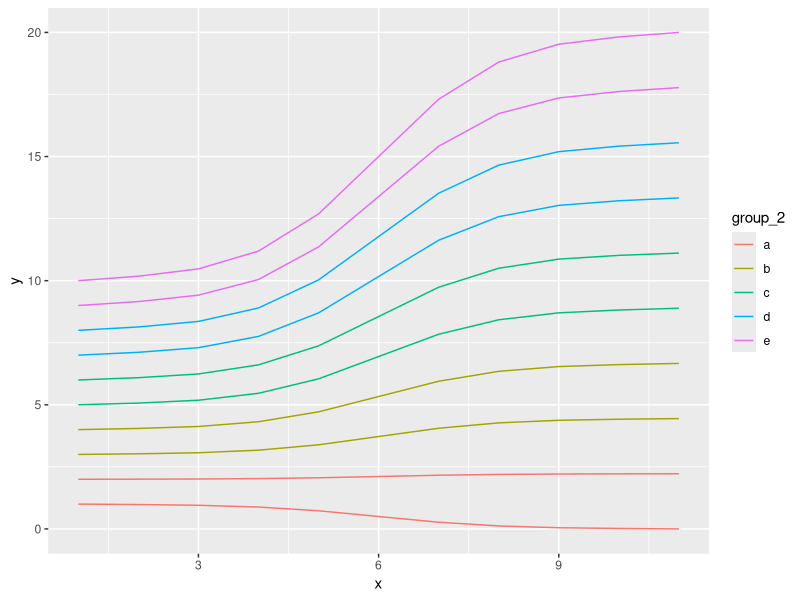
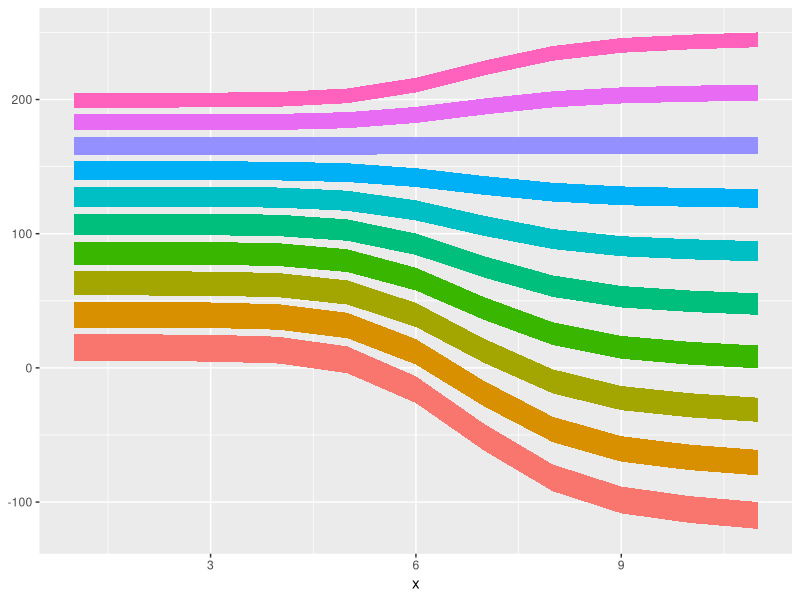
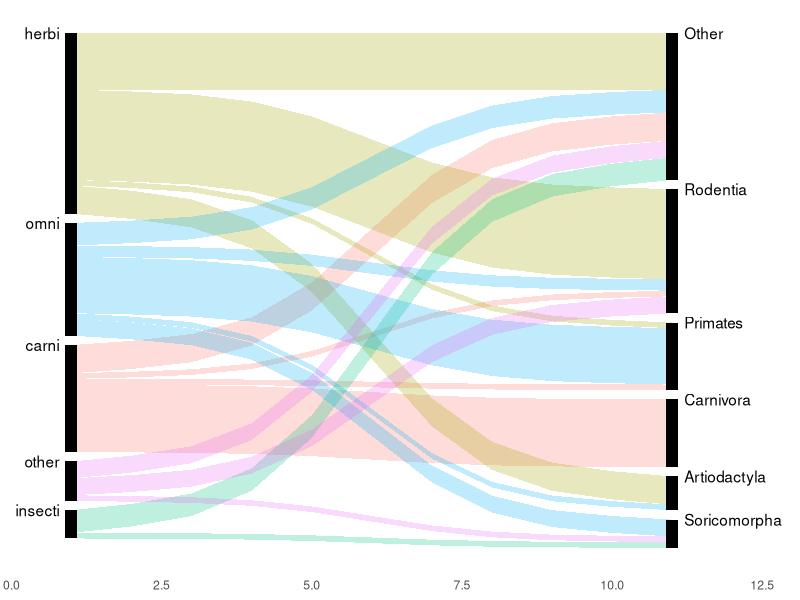
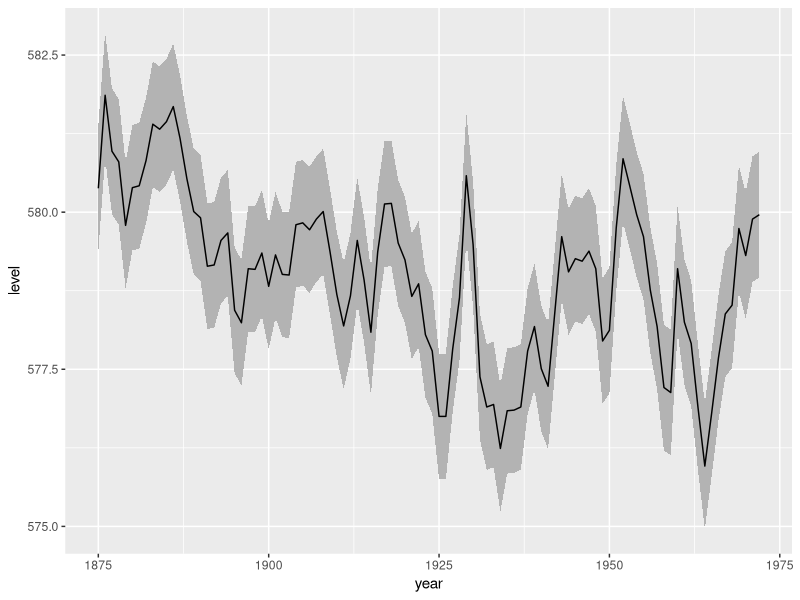

R code for these plots, in order:
## ---- chunk 1
knitr::opts_chunk$set(echo = TRUE)
## ---- chunk 2
library(tidyverse)

sigmoid <- c(0, (1/(1+exp(-(-4:4)))), 1)
## ---- chunk 3
df <-
    tibble(group_1 = letters[1:10],
         y1 = seq(1, 10, 1),
         y2 = seq(0, 20, length.out = 10),
         h = y2-y1,
         group_2 = rep(letters[1:5],each = 2)) %>% 
    unnest(y_curve = list(sigmoid),
         x = list(1:11)) %>% 
    mutate(y = y1 + (y_curve*h))


ggplot(df) +
    geom_line(aes(x, y, group = group_1, color = group_2))
## ---- chunk 4
df <-
    tibble(group = letters[1:10],
         N = 20:11, 
         y1 = cumsum(N + 5),
         y2 = seq(-100, 250, length.out = 10)) %>% 
    unnest(y_curve = list(sigmoid),
         x = list(1:11)) %>% 
    group_by(group) %>%
    arrange(x) %>% 
    mutate(h = (y2 - y1) * y_curve) %>% 
    ungroup() %>% 
    group_by(group, x) %>% 
    mutate(high = max(y1) + (y_curve*h),
           low = high - N) %>% 
    ungroup()


ggplot(df) +
      geom_ribbon(aes(x = x, ymax = high, ymin = low, 
                      group = group, fill = group)) +
    guides(fill = F)
## ---- chunk 5
make_sankey_df <-
    function(df, col_1, col_2, ord_by = NA, sep = 0.02, x = 1) {
    
    gap <- sep*nrow(df)
    
    df_set <-
            df %>%
        #assign variables
            select_(col_1 = col_1, 
                    col_2 = col_2) %>% 
            mutate(group = paste(col_1, col_2)) %>%
        #roll up data
            group_by(group, col_1, col_2) %>% 
            summarise(N = n()) %>%
            group_by(col_1) %>% mutate(n_col_1 = sum(N))  %>% 
            group_by(col_2) %>% mutate(n_col_2 = sum(N))  %>% 
            ungroup() %>% 
        #line up y-positions for col_1
            arrange(n_col_1, col_1, n_col_2) %>% 
            mutate(add_gap_1 = (col_1 != lag(col_1, default = first(col_1))),
                   y1 = cumsum(N + ifelse(add_gap_1, gap, 0))) %>% 
            ungroup() %>% 
        #repeat for col_2
            arrange(n_col_2, y1) %>% 
            mutate(add_gap_2 = (col_2 != lag(col_2, default = first(col_2))),
                   y2 = cumsum(N + ifelse(add_gap_2, gap, 0)))
    
    
    df_final <-
        df_set %>% 
        #bump up col_1 y values
        mutate(y1 = y1 + (max(y2) - max(y1))) %>% 
        mutate(height = y2 - y1) %>% 
        unnest(y_curve = list(sigmoid),
               x = list(1:11)) %>% 
        mutate(high = y1 + (y_curve * height),
               low = high - N) %>%
        
        mutate()
    }
## ---- chunk 6
sankey_label <-
    function(sankey_df, col, side) {
        find_x = ifelse(side == "left", min(sankey_df$x), max(sankey_df$x))
        
        sankey_df %>% 
            group_by_(col) %>% 
            filter(x == find_x) %>% 
            summarise(x = find_x, 
                      high = max(high))
    }
## ---- chunk 7
test_data <- 
    msleep %>% 
    mutate(order = fct_lump(order, 5) %>% as.character()) %>% 
    group_by(order, vore) %>% 
    #filter(max(row_number()) > 1) %>% 
    select(order, vore, genus, name) %>% 
    arrange(order, vore, genus, name) %>% 
    replace_na(list(vore = "other"))

test_sankey <- 
    make_sankey_df(test_data, col_1 = "vore", col_2 = "order")

base_df <- #just first row of sankey df, for testing results
    test_sankey %>% 
    filter(x == 1) %>% 
    arrange(n_col_1, col_1, n_col_2)
## ---- chunk 8
ggplot(test_sankey) +
    geom_ribbon(aes(x = x, ymax = high, ymin = low, group = group, fill = col_1), 
                alpha = 0.25) +
    geom_rect(data = filter(test_sankey, x %in% c(min(x), max(x))),
              aes(xmin = x - 0.1, xmax = x + 0.1, 
                  ymin = low, ymax = high, group = group),
              fill = "black") +
    guides(fill = F, color = F) +
    geom_text(data = sankey_label(test_sankey, "col_1", "left"),
              aes(x = x, y = high, label = col_1), hjust = 1, nudge_x = -0.2) +
    geom_text(data = sankey_label(test_sankey, "col_2", "right"),
              aes(x = x, y = high, label = col_2), hjust = 0, nudge_x = 0.2) +
    scale_x_continuous(limits = c(0, 13), expand = c(0,0)) +
    theme(panel.background = element_rect(fill = "white"),
          axis.text.y = element_blank(),
          axis.ticks = element_blank(),
          axis.title = element_blank())
## ---- chunk 9
huron <- 
    tibble(year = 1875:1972, 
           level = as.vector(LakeHuron))

ggplot(huron, aes(year)) +
    geom_ribbon(aes(ymin = level - 1, 
                    ymax = level + 1), 
                fill = "grey70") +
    geom_line(aes(y = level))
